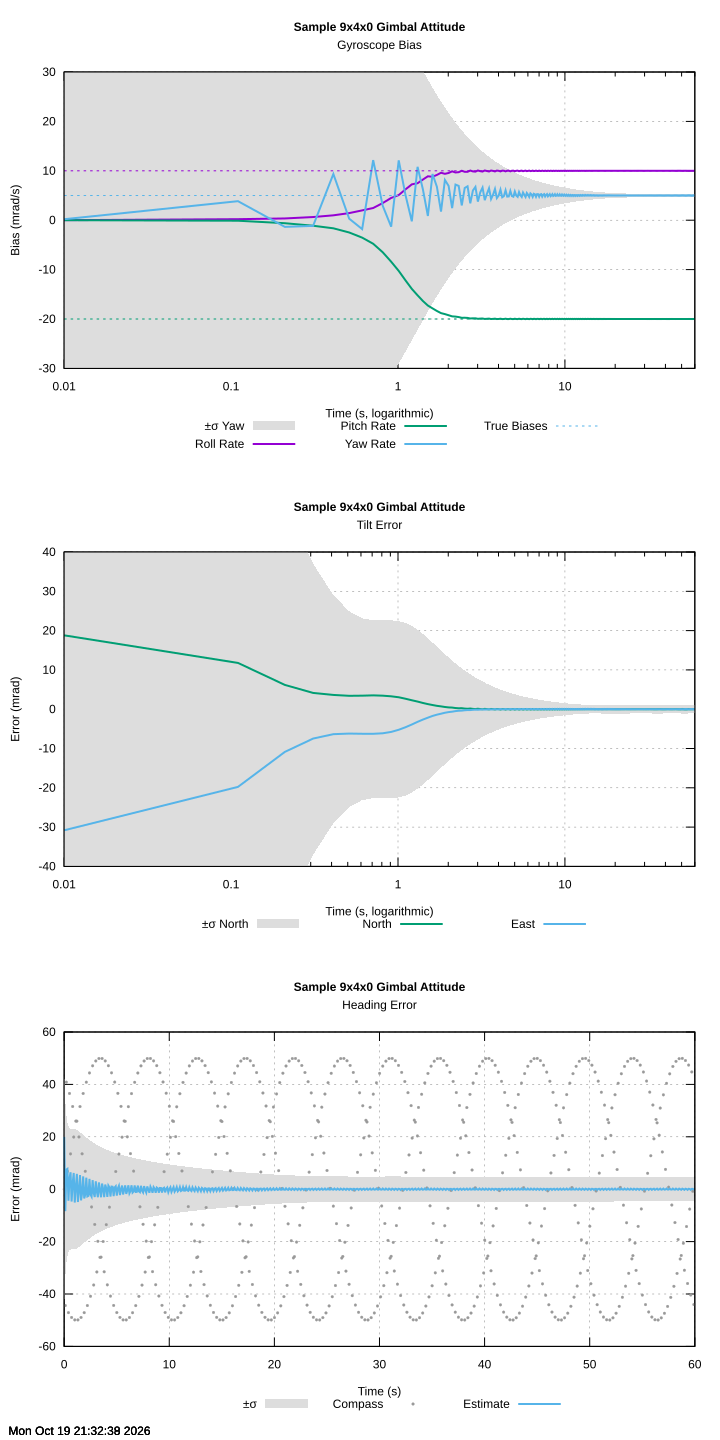

The gnuplot source for this figure:
#!/usr/bin/gnuplot
#  _  __          _      __  __          _   _
# | |/ /    /\   | |    |  \/  |   /\   | \ | |
# | ' /    /  \  | |    | \  / |  /  \  |  \| |
# |  <    / /\ \ | |    | |\/| | / /\ \ | . ` |
# | . \  / ____ \| |____| |  | |/ ____ \| |\  |
# |_|\_\/_/    \_\______|_|  |_/_/    \_\_| \_|

# Kalman Filter
# Version 0.5.4
# https://github.com/FrancoisCarouge/Kalman

# SPDX-License-Identifier: Unlicense

# This is free and unencumbered software released into the public domain.

# Anyone is free to copy, modify, publish, use, compile, sell, or
# distribute this software, either in source code form or as a compiled
# binary, for any purpose, commercial or non-commercial, and by any
# means.

# In jurisdictions that recognize copyright laws, the author or authors
# of this software dedicate any and all copyright interest in the
# software to the public domain. We make this dedication for the benefit
# of the public at large and to the detriment of our heirs and
# successors. We intend this dedication to be an overt act of
# relinquishment in perpetuity of all present and future rights to this
# software under copyright law.

# THE SOFTWARE IS PROVIDED "AS IS", WITHOUT WARRANTY OF ANY KIND,
# EXPRESS OR IMPLIED, INCLUDING BUT NOT LIMITED TO THE WARRANTIES OF
# MERCHANTABILITY, FITNESS FOR A PARTICULAR PURPOSE AND NONINFRINGEMENT.
# IN NO EVENT SHALL THE AUTHORS BE LIABLE FOR ANY CLAIM, DAMAGES OR
# OTHER LIABILITY, WHETHER IN AN ACTION OF CONTRACT, TORT OR OTHERWISE,
# ARISING FROM, OUT OF OR IN CONNECTION WITH THE SOFTWARE OR THE USE OR
# OTHER DEALINGS IN THE SOFTWARE.

# For more information, please refer to <https://unlicense.org>

set terminal svg enhanced background rgb "white" size 720,1440
set datafile separator ","
set output "kalman/sample/ekf_9x4x0_gimbal_attitude_unit/ekf_9x4x0_gimbal_attitude_unit.svg"
set timestamp
set grid
set key bmargin center horizontal

DATA = "/tmp/kalman/ekf_9x4x0_gimbal_attitude_unit.csv"

set multiplot layout 3,1

# The first two panels show the time on a logarithmic scale to show the
# convergence of the first seconds.
set xlabel "Time (s, logarithmic)"
set logscale x
set xrange [0.01:60]

set title "{/:Bold Sample 9x4x0 Gimbal Attitude}\nGyroscope Bias"
set ylabel "Bias (mrad/s)"
set yrange [-30:30]
plot DATA using 1:(5 - 1000 * $8):(5 + 1000 * $8) with filledcurves fillcolor rgb "#dddddd" fillstyle solid noborder title "±σ Yaw", \
  DATA using 1:(1000 * $5) with lines linewidth 2 linecolor 1 title "Roll Rate", \
  DATA using 1:(1000 * $6) with lines linewidth 2 linecolor 2 title "Pitch Rate", \
  DATA using 1:(1000 * $7) with lines linewidth 2 linecolor 3 title "Yaw Rate", \
  10 with lines dashtype 2 linecolor 1 notitle, \
  -20 with lines dashtype 2 linecolor 2 notitle, \
  5 with lines dashtype 2 linecolor 3 title "True Biases"

set title "{/:Bold Sample 9x4x0 Gimbal Attitude}\nTilt Error"
set ylabel "Error (mrad)"
set yrange [-40:40]
plot DATA using 1:(-1000 * $11):(1000 * $11) with filledcurves fillcolor rgb "#dddddd" fillstyle solid noborder title "±σ North", \
  DATA using 1:(1000 * $9) with lines linewidth 2 title "North", \
  DATA using 1:(1000 * $10) with lines linewidth 2 title "East"

unset logscale x
set xrange [0:60]
set xlabel "Time (s)"

set title "{/:Bold Sample 9x4x0 Gimbal Attitude}\nHeading Error"
set ylabel "Error (mrad)"
set yrange [-60:60]
plot DATA using 1:(-1000 * $4):(1000 * $4) with filledcurves fillcolor rgb "#dddddd" fillstyle solid noborder title "±σ", \
  DATA using 1:(1000 * $2) with points pointtype 7 pointsize 0.3 linecolor rgb "#999999" title "Compass", \
  DATA using 1:(1000 * $3) with lines linewidth 2 title "Estimate"
